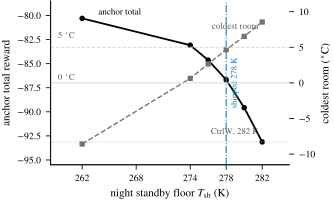

The script that saved this image:
"""Figure: what a frost floor costs.

Sweep of the night standby floor (CtrlW5's other two knobs held fixed), anchor
episode (building_train_1/fairbanks_1, 2016 steps).  Left axis: anchor total
reward; right axis: the coldest room temperature the episode reaches.  The two
reference lines are CtrlW's own 282 K floor, and the 0 C / 5 C frost criteria.

All points are measured; the source table is docs/control_gap.md §8.2, with
the 274/276/280 K rows re-read from the frost recorder JSONs in
scratch/ControlGap/ (same totals to three decimals).  The minimum room
temperature marked at 278 K is the number quoted in §8.1 (30-day episode, +4.66
C minimum, zero room-hours below 0 C).

Run:  python3 paper/figures/frost.py
"""

from __future__ import annotations

from pathlib import Path

import matplotlib

matplotlib.use("Agg")
import matplotlib.pyplot as plt

plt.rcParams.update(
    {
        "font.family": "serif",
        "font.serif": ["STIXGeneral", "DejaVu Serif"],
        "mathtext.fontset": "stix",
        "font.size": 8,
        "axes.labelsize": 8,
        "axes.titlesize": 8.5,
        "xtick.labelsize": 7,
        "ytick.labelsize": 7,
        "legend.fontsize": 7,
        "axes.linewidth": 0.6,
        "xtick.major.width": 0.6,
        "ytick.major.width": 0.6,
        "axes.spines.top": False,
        "axes.spines.right": False,
        "pdf.fonttype": 42,
        "savefig.bbox": "tight",
        "savefig.pad_inches": 0.01,
    }
)

HERE = Path(__file__).resolve().parent
OUT = HERE / "frost.pdf"

# src: docs/control_gap.md §8.2 (floor sweep, 2016 steps) and §8.1 (min T)
FLOORS_K = [262, 274, 276, 278, 280, 282]
ANCHOR_TOTAL = [-80.306, -83.090, -84.638, -86.681, -89.575, -93.127]
MIN_ROOM_C = [-8.58, 0.63, 2.66, 4.66, 6.53, 8.55]


def main() -> None:
    fig, ax = plt.subplots(figsize=(3.4, 2.1))
    bx = ax.twinx()

    ax.plot(FLOORS_K, ANCHOR_TOTAL, "-o", ms=3.0, lw=1.3, color="k")
    bx.plot(FLOORS_K, MIN_ROOM_C, "--s", ms=2.8, lw=1.0, color="0.45")

    ax.axhline(-93.127, color="0.75", lw=0.7, ls=":")
    ax.annotate("CtrlW, 282 K", xy=(281.6, -92.5), fontsize=6.3, color="0.35",
                ha="right", va="bottom")
    bx.axhline(0.0, color="0.85", lw=0.7)
    bx.axhline(5.0, color="0.85", lw=0.7, ls="--")
    bx.annotate("0 $^\\circ$C", xy=(259.3, 0.3), fontsize=6.3, color="0.35")
    bx.annotate("5 $^\\circ$C", xy=(259.3, 6.2), fontsize=6.3, color="0.35")

    ax.axvline(278, color="C0", lw=0.8, ls="-.")
    ax.annotate("shipped 278 K", xy=(278.5, -87.0), fontsize=6.3, color="C0",
                rotation=90, va="center")

    ax.annotate("anchor total", xy=(263.8, -79.9), fontsize=6.5)
    bx.annotate("coldest room", xy=(276.4, 7.6), fontsize=6.5, color="0.35")

    ax.set_xlabel("night standby floor $T_\\mathrm{sb}$ (K)")
    ax.set_ylabel("anchor total reward")
    bx.set_ylabel("coldest room ($^\\circ$C)")
    ax.set_xlim(258.5, 285.0)
    ax.set_ylim(-95.5, -78.5)
    bx.set_ylim(-11.5, 11.5)
    ax.set_xticks([262, 268, 274, 278, 282])

    fig.tight_layout(pad=0.3)
    fig.savefig(OUT)
    print("wrote", OUT)


if __name__ == "__main__":
    main()
